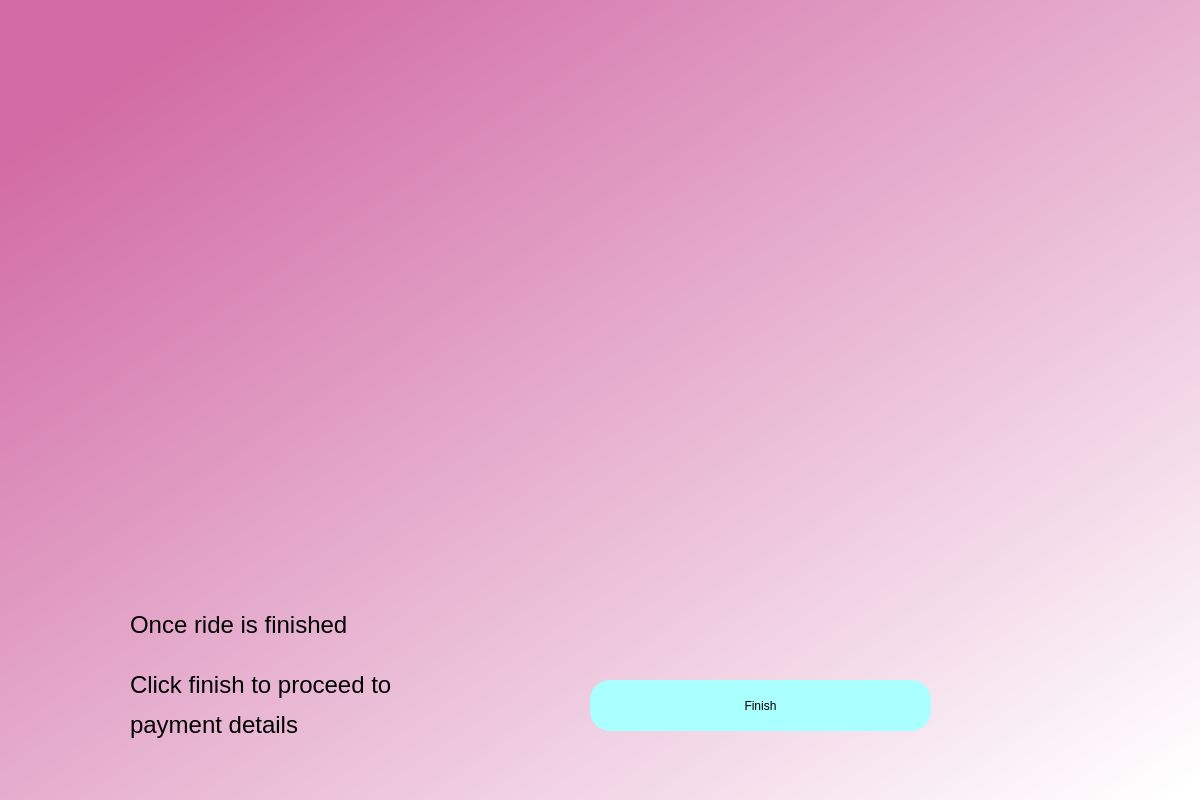
<?xml version="1.0" encoding="UTF-8"?>
<ui version="4.0">
 <class>Dialog</class>
 <widget class="QDialog" name="Dialog">
  <property name="geometry">
   <rect>
    <x>0</x>
    <y>0</y>
    <width>1200</width>
    <height>800</height>
   </rect>
  </property>
  <property name="windowTitle">
   <string>Dialog</string>
  </property>
  <widget class="QWidget" name="bgwidget" native="true">
   <property name="geometry">
    <rect>
     <x>0</x>
     <y>0</y>
     <width>1201</width>
     <height>801</height>
    </rect>
   </property>
   <property name="styleSheet">
    <string notr="true">QWidget#bgwidget{
background-color:qlineargradient(spread:pad, x1:0.091, y1:0.101636, x2:0.991379, y2:0.977, stop:0 rgba(209, 107, 165, 255), stop:1 rgba(255, 255, 255, 255));}</string>
   </property>
   <widget class="QPushButton" name="fin">
    <property name="geometry">
     <rect>
      <x>590</x>
      <y>680</y>
      <width>341</width>
      <height>51</height>
     </rect>
    </property>
    <property name="styleSheet">
     <string notr="true">border-radius:20px;
background-color: rgb(170, 255, 255);
font: 14pt &quot;MS Shell Dlg 2&quot;;</string>
    </property>
    <property name="text">
     <string>Finish</string>
    </property>
   </widget>
   <widget class="QLabel" name="inp">
    <property name="geometry">
     <rect>
      <x>90</x>
      <y>10</y>
      <width>1001</width>
      <height>581</height>
     </rect>
    </property>
    <property name="text">
     <string>&lt;html&gt;&lt;head/&gt;&lt;body&gt;&lt;p&gt;&lt;img src=&quot;:/newPrefix/D:/sem 5/FLA/inprogess.jfif&quot;/&gt;&lt;/p&gt;&lt;/body&gt;&lt;/html&gt;</string>
    </property>
   </widget>
   <widget class="QLabel" name="label_2">
    <property name="geometry">
     <rect>
      <x>130</x>
      <y>660</y>
      <width>441</width>
      <height>91</height>
     </rect>
    </property>
    <property name="text">
     <string>&lt;html&gt;&lt;head/&gt;&lt;body&gt;&lt;p&gt;&lt;span style=&quot; font-size:18pt;&quot;&gt;Click finish to proceed to&lt;/span&gt;&lt;/p&gt;&lt;p&gt;&lt;span style=&quot; font-size:18pt;&quot;&gt; payment details&lt;/span&gt;&lt;/p&gt;&lt;/body&gt;&lt;/html&gt;</string>
    </property>
   </widget>
   <widget class="QLabel" name="label_3">
    <property name="geometry">
     <rect>
      <x>130</x>
      <y>580</y>
      <width>441</width>
      <height>91</height>
     </rect>
    </property>
    <property name="text">
     <string>&lt;html&gt;&lt;head/&gt;&lt;body&gt;&lt;p&gt;&lt;span style=&quot; font-size:18pt;&quot;&gt;Once ride is finished&lt;/span&gt;&lt;/p&gt;&lt;/body&gt;&lt;/html&gt;</string>
    </property>
   </widget>
  </widget>
 </widget>
 <resources>
  <include location="inprogess.qrc"/>
 </resources>
 <connections/>
</ui>
